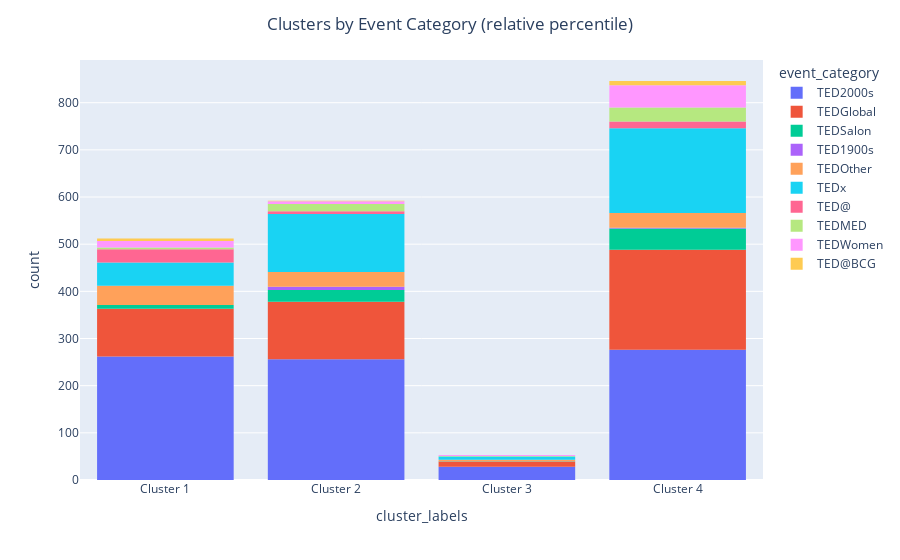

The cell this chart's notebook holds for it:
### Code cell
import plotly.express as px

#CLUSTER DISTRIBUTION FOR VIEWS
fig = px.histogram(train_cluster, x = 'cluster_labels', color= 'event_category',
                   labels=dict(goal_usd1 = 'Percentile'), 
                   category_orders={'views_p': ['0-25', '26-50', '51-75', '75-100']}).update_xaxes(categoryorder='category ascending')

fig.update_layout(title_text='Clusters by Event Category (relative percentile)', title_x=0.5)
fig.show()

### Figure 1 — Plotly figure (JSON) as saved in the notebook; plotly's stock layout.template omitted (floating-point values rounded to 4 significant figures; data arrays with more than 128 entries replaced by an {"elided": "..."} marker saying what was removed)
{"data": [{"alignmentgroup": "True", "bingroup": "x", "hovertemplate": "event_category=TED2000s<br>cluster_labels=%{x}<br>count=%{y}<extra></extra>", "legendgroup": "TED2000s", "marker": {"color": "#636efa"}, "name": "TED2000s", "offsetgroup": "TED2000s", "orientation": "v", "showlegend": true, "type": "histogram", "x": {"elided": "822 str values"}, "xaxis": "x", "yaxis": "y"}, {"alignmentgroup": "True", "bingroup": "x", "hovertemplate": "event_category=TEDGlobal<br>cluster_labels=%{x}<br>count=%{y}<extra></extra>", "legendgroup": "TEDGlobal", "marker": {"color": "#EF553B"}, "name": "TEDGlobal", "offsetgroup": "TEDGlobal", "orientation": "v", "showlegend": true, "type": "histogram", "x": {"elided": "446 str values"}, "xaxis": "x", "yaxis": "y"}, {"alignmentgroup": "True", "bingroup": "x", "hovertemplate": "event_category=TEDSalon<br>cluster_labels=%{x}<br>count=%{y}<extra></extra>", "legendgroup": "TEDSalon", "marker": {"color": "#00cc96"}, "name": "TEDSalon", "offsetgroup": "TEDSalon", "orientation": "v", "showlegend": true, "type": "histogram", "x": ["Cluster 1", "Cluster 4", "Cluster 1", "Cluster 4", "Cluster 2", "Cluster 2", "Cluster 4", "Cluster 4", "Cluster 2", "Cluster 2", "Cluster 4", "Cluster 4", "Cluster 2", "Cluster 2", "Cluster 4", "Cluster 4", "Cluster 4", "Cluster 4", "Cluster 4", "Cluster 4", "Cluster 4", "Cluster 4", "Cluster 4", "Cluster 4", "Cluster 4", "Cluster 4", "Cluster 4", "Cluster 2", "Cluster 1", "Cluster 1", "Cluster 4", "Cluster 2", "Cluster 2", "Cluster 4", "Cluster 4", "Cluster 4", "Cluster 4", "Cluster 4", "Cluster 4", "Cluster 4", "Cluster 4", "Cluster 2", "Cluster 4", "Cluster 2", "Cluster 1", "Cluster 4", "Cluster 3", "Cluster 2", "Cluster 4", "Cluster 2", "Cluster 2", "Cluster 2", "Cluster 4", "Cluster 4", "Cluster 4", "Cluster 4", "Cluster 2", "Cluster 4", "Cluster 4", "Cluster 4", "Cluster 4", "Cluster 1", "Cluster 2", "Cluster 4", "Cluster 4", "Cluster 4", "Cluster 2", "Cluster 2", "Cluster 2", "Cluster 4", "Cluster 4", "Cluster 2", "Cluster 2", "Cluster 1", "Cluster 2", "Cluster 1", "Cluster 2", "Cluster 4", "Cluster 2"], "xaxis": "x", "yaxis": "y"}, {"alignmentgroup": "True", "bingroup": "x", "hovertemplate": "event_category=TED1900s<br>cluster_labels=%{x}<br>count=%{y}<extra></extra>", "legendgroup": "TED1900s", "marker": {"color": "#ab63fa"}, "name": "TED1900s", "offsetgroup": "TED1900s", "orientation": "v", "showlegend": true, "type": "histogram", "x": ["Cluster 2", "Cluster 2", "Cluster 2", "Cluster 4", "Cluster 2", "Cluster 2", "Cluster 2", "Cluster 4", "Cluster 2"], "xaxis": "x", "yaxis": "y"}, {"alignmentgroup": "True", "bingroup": "x", "hovertemplate": "event_category=TEDOther<br>cluster_labels=%{x}<br>count=%{y}<extra></extra>", "legendgroup": "TEDOther", "marker": {"color": "#FFA15A"}, "name": "TEDOther", "offsetgroup": "TEDOther", "orientation": "v", "showlegend": true, "type": "histogram", "x": ["Cluster 1", "Cluster 1", "Cluster 3", "Cluster 4", "Cluster 4", "Cluster 2", "Cluster 2", "Cluster 2", "Cluster 4", "Cluster 2", "Cluster 4", "Cluster 1", "Cluster 2", "Cluster 4", "Cluster 1", "Cluster 1", "Cluster 2", "Cluster 1", "Cluster 1", "Cluster 1", "Cluster 1", "Cluster 2", "Cluster 2", "Cluster 1", "Cluster 1", "Cluster 2", "Cluster 4", "Cluster 4", "Cluster 2", "Cluster 2", "Cluster 4", "Cluster 2", "Cluster 2", "Cluster 2", "Cluster 4", "Cluster 1", "Cluster 2", "Cluster 2", "Cluster 4", "Cluster 2", "Cluster 2", "Cluster 4", "Cluster 1", "Cluster 1", "Cluster 1", "Cluster 1", "Cluster 2", "Cluster 2", "Cluster 2", "Cluster 2", "Cluster 2", "Cluster 2", "Cluster 2", "Cluster 2", "Cluster 1", "Cluster 4", "Cluster 2", "Cluster 2", "Cluster 1", "Cluster 1", "Cluster 1", "Cluster 1", "Cluster 1", "Cluster 4", "Cluster 3", "Cluster 3", "Cluster 4", "Cluster 2", "Cluster 4", "Cluster 1", "Cluster 4", "Cluster 1", "Cluster 4", "Cluster 4", "Cluster 4", "Cluster 4", "Cluster 1", "Cluster 1", "Cluster 4", "Cluster 1", "Cluster 1", "Cluster 1", "Cluster 1", "Cluster 1", "Cluster 4", "Cluster 4", "Cluster 2", "Cluster 4", "Cluster 1", "Cluster 4", "Cluster 1", "Cluster 1", "Cluster 1", "Cluster 1", "Cluster 1", "Cluster 4", "Cluster 4", "Cluster 1", "Cluster 4", "Cluster 4", "Cluster 4", "Cluster 4", "Cluster 2", "Cluster 1", "Cluster 1", "Cluster 1"], "xaxis": "x", "yaxis": "y"}, {"alignmentgroup": "True", "bingroup": "x", "hovertemplate": "event_category=TEDx<br>cluster_labels=%{x}<br>count=%{y}<extra></extra>", "legendgroup": "TEDx", "marker": {"color": "#19d3f3"}, "name": "TEDx", "offsetgroup": "TEDx", "orientation": "v", "showlegend": true, "type": "histogram", "x": {"elided": "359 str values"}, "xaxis": "x", "yaxis": "y"}, {"alignmentgroup": "True", "bingroup": "x", "hovertemplate": "event_category=TED@<br>cluster_labels=%{x}<br>count=%{y}<extra></extra>", "legendgroup": "TED@", "marker": {"color": "#FF6692"}, "name": "TED@", "offsetgroup": "TED@", "orientation": "v", "showlegend": true, "type": "histogram", "x": ["Cluster 4", "Cluster 4", "Cluster 2", "Cluster 4", "Cluster 2", "Cluster 4", "Cluster 1", "Cluster 2", "Cluster 1", "Cluster 4", "Cluster 4", "Cluster 1", "Cluster 1", "Cluster 1", "Cluster 4", "Cluster 1", "Cluster 1", "Cluster 1", "Cluster 1", "Cluster 1", "Cluster 2", "Cluster 1", "Cluster 1", "Cluster 1", "Cluster 1", "Cluster 4", "Cluster 1", "Cluster 4", "Cluster 2", "Cluster 1", "Cluster 1", "Cluster 1", "Cluster 1", "Cluster 1", "Cluster 1", "Cluster 2", "Cluster 1", "Cluster 4", "Cluster 4", "Cluster 4", "Cluster 1", "Cluster 1", "Cluster 1", "Cluster 4", "Cluster 1", "Cluster 4", "Cluster 1", "Cluster 1"], "xaxis": "x", "yaxis": "y"}, {"alignmentgroup": "True", "bingroup": "x", "hovertemplate": "event_category=TEDMED<br>cluster_labels=%{x}<br>count=%{y}<extra></extra>", "legendgroup": "TEDMED", "marker": {"color": "#B6E880"}, "name": "TEDMED", "offsetgroup": "TEDMED", "orientation": "v", "showlegend": true, "type": "histogram", "x": ["Cluster 3", "Cluster 4", "Cluster 1", "Cluster 2", "Cluster 2", "Cluster 4", "Cluster 2", "Cluster 1", "Cluster 2", "Cluster 2", "Cluster 2", "Cluster 2", "Cluster 2", "Cluster 2", "Cluster 2", "Cluster 4", "Cluster 4", "Cluster 2", "Cluster 4", "Cluster 1", "Cluster 2", "Cluster 4", "Cluster 4", "Cluster 2", "Cluster 4", "Cluster 4", "Cluster 4", "Cluster 4", "Cluster 4", "Cluster 4", "Cluster 4", "Cluster 4", "Cluster 4", "Cluster 4", "Cluster 4", "Cluster 4", "Cluster 4", "Cluster 2", "Cluster 4", "Cluster 2", "Cluster 4", "Cluster 4", "Cluster 4", "Cluster 4", "Cluster 4", "Cluster 4", "Cluster 1", "Cluster 4", "Cluster 4", "Cluster 4"], "xaxis": "x", "yaxis": "y"}, {"alignmentgroup": "True", "bingroup": "x", "hovertemplate": "event_category=TEDWomen<br>cluster_labels=%{x}<br>count=%{y}<extra></extra>", "legendgroup": "TEDWomen", "marker": {"color": "#FF97FF"}, "name": "TEDWomen", "offsetgroup": "TEDWomen", "orientation": "v", "showlegend": true, "type": "histogram", "x": ["Cluster 4", "Cluster 1", "Cluster 1", "Cluster 4", "Cluster 4", "Cluster 4", "Cluster 3", "Cluster 1", "Cluster 2", "Cluster 4", "Cluster 1", "Cluster 4", "Cluster 2", "Cluster 1", "Cluster 1", "Cluster 4", "Cluster 1", "Cluster 1", "Cluster 4", "Cluster 1", "Cluster 2", "Cluster 4", "Cluster 4", "Cluster 1", "Cluster 4", "Cluster 1", "Cluster 4", "Cluster 1", "Cluster 4", "Cluster 4", "Cluster 4", "Cluster 4", "Cluster 4", "Cluster 2", "Cluster 4", "Cluster 4", "Cluster 4", "Cluster 3", "Cluster 4", "Cluster 4", "Cluster 1", "Cluster 4", "Cluster 4", "Cluster 4", "Cluster 1", "Cluster 4", "Cluster 4", "Cluster 4", "Cluster 4", "Cluster 4", "Cluster 4", "Cluster 4", "Cluster 4", "Cluster 4", "Cluster 4", "Cluster 4", "Cluster 4", "Cluster 4", "Cluster 2", "Cluster 4", "Cluster 4", "Cluster 4", "Cluster 2", "Cluster 4", "Cluster 4", "Cluster 4", "Cluster 4", "Cluster 4", "Cluster 4"], "xaxis": "x", "yaxis": "y"}, {"alignmentgroup": "True", "bingroup": "x", "hovertemplate": "event_category=TED@BCG<br>cluster_labels=%{x}<br>count=%{y}<extra></extra>", "legendgroup": "TED@BCG", "marker": {"color": "#FECB52"}, "name": "TED@BCG", "offsetgroup": "TED@BCG", "orientation": "v", "showlegend": true, "type": "histogram", "x": ["Cluster 4", "Cluster 4", "Cluster 4", "Cluster 1", "Cluster 4", "Cluster 4", "Cluster 4", "Cluster 4", "Cluster 1", "Cluster 2", "Cluster 4", "Cluster 1", "Cluster 4", "Cluster 1", "Cluster 1"], "xaxis": "x", "yaxis": "y"}], "layout": {"autosize": true, "barmode": "relative", "legend": {"title": {"text": "event_category"}, "tracegroupgap": 0}, "margin": {"t": 60}, "title": {"text": "Clusters by Event Category (relative percentile)", "x": 0.5}, "xaxis": {"anchor": "y", "autorange": true, "categoryorder": "category ascending", "domain": [0, 1], "range": [-0.5, 3.5], "title": {"text": "cluster_labels"}, "type": "category"}, "yaxis": {"anchor": "x", "autorange": true, "domain": [0, 1], "range": [0, 890.5], "title": {"text": "count"}}}}
